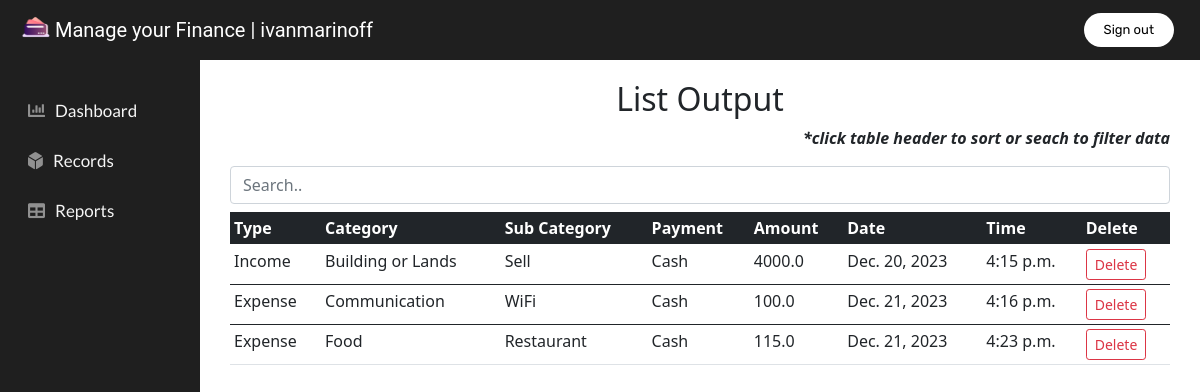
The app's page /reports/ (signed in) with its own data.
### wallet_app/wallet/models.py (models this page shows, shortened)
class RecordModel(models.Model):
    type = models.CharField(max_length=40)
    category = models.CharField(max_length=40)
    sub_category = models.CharField(max_length=40)
    payment = models.CharField(max_length=40)
    amount = models.FloatField()
    date = models.DateField()
    time = models.TimeField()

### wallet_app/wallet/views.py (the view)
# urls.py: path('reports/', views.reports, name='reports'),
@login_required(login_url='login')
def reports(request):
    posts = RecordModel.objects.all()
    context = {
        'posts': posts
    }
    return render(request, 'reports.html', context)

### templates/reports.html (shortened to what this page needs)
{% extends 'main.html' %}
{% block content %}
<div class="text-center mb-2">
    <h2> List Output </h2>
</div>
<p class="text-end fst-italic fw-bold">*click table header to sort or seach to filter data</p>
<input class="form-control mb-2" id="input" type="text" placeholder="Search..">
<div class="table-responsive">
  <table id="reports" class="table table-hover table-sm">
      <thead>
          <tr>
              <th class="table-dark" scope="col" onclick="sortTable(0)">Type</th>
              <th class="table-dark" scope="col" onclick="sortTable(1)">Category</th>
              <th class="table-dark" scope="col" onclick="sortTable(2)">Sub Category</th>
              <th class="table-dark" scope="col" onclick="sortTable(3)">Payment</th>
              <th class="table-dark" scope="col" onclick="sortTable(4)">Amount</th>
              <th class="table-dark" scope="col" onclick="sortTable(5)">Date</th>
              <th class="table-dark" scope="col" onclick="sortTable(6)">Time</th>
              <th class="table-dark" scope="col">Delete</th>
          </tr>
      </thead>
      {% for post in posts %}
      <tbody id="table">
          <tr>
              <td>{{post.type}}</td>
              <td>{{post.category}}</td>
              <td>{{post.sub_category}}</td>
              <td>{{post.payment}}</td>
              <td>{{post.amount}}</td>
              <td>{{post.date}}</td>
              <td>{{post.time}}</td>
              <td><a class="btn btn-outline-danger btn-sm" href="{% url 'delete' post.id %}" >Delete</a></td>
          </tr>
      </tbody>
      {% endfor %}
  </table>
</div>
{% endblock %}

### templates/main.html (shortened to what this page needs)
{% load static %}
<!DOCTYPE html>
<html>
<head>
    <link href="https://cdn.jsdelivr.net/npm/bootstrap@5.0.0-beta1/dist/css/bootstrap.min.css" rel="stylesheet">
    <link href="{% static '/css/main.css' %}" rel="stylesheet" type="text/css">
    <link rel="stylesheet" href="https://use.fontawesome.com/releases/v5.15.1/css/all.css">
</head>
<body>
    <nav class="navbar fixed-top navbar-custom" id="navbar">
            <a class="navbar-brand" href="{%url 'dashboard' %}">
                <img src="{% static '/images/wallet.png' %}" id="logo" alt="" width="30" height="24" class="d-inline-block align-top">
                Manage your Finance | {{request.user}}
            </a>
            <ul class="navbar-nav px-3 flex-row-reverse">
                <a class="nav-link" href="{%url 'logout' %}"><button>Sign out</button></a>
            </ul>
    </nav>
    <div class="container-fluid">
        <div class="row">
                <nav id="sidenav">
                    <ul class="nav flex-column">
                        <li class="nav-link active" id="sidetext"><a href="{%url 'dashboard' %}"><i class="fas fa-chart-bar nav-icon"></i>Dashboard</a></li>
                        <li class="nav-link active" id="sidetext"><a href="{%url 'records' %}"><i class="fas fa-dice-d6 nav-icon"></i>Records</a></li>
                        <li class="nav-link active" id="sidetext"><a href="{%url 'reports' %}"><i class="fas fa-table nav-icon"></i>Reports</a></li>
                    </ul>
                </nav>
                <div class="col" id="grid-right">
                    <div class="container-fluid">
                        {% block content %}
                        {% endblock %}
                    </div>
                </div>
        </div>
    </div>
</body>
</html>

### static/css/main.css (style rules this page uses)
.container-fluid { padding-left: 15px; padding-right: 15px; }
.navbar-brand { margin-left: 10px; font-family: 'Roboto', sans-serif; text-decoration: none; color: white; }
.navbar-custom { background-color: #1F1F1F; color: #f5f5f5; font-size: 17px; padding: 5px 10px; text-decoration: none; }
.nav-icon { padding-right: 10px; color: #909090; }
.nav-link { display: flex; height: 50px; }
.nav-link a { color: #f5f5f5; font-size: 17px; float: left; padding: 5px 0px; text-decoration: none; }
#grid-right { padding-top: 80px; margin-left: 200px; overflow: hidden; }
#sidenav { font-family: 'Lato', sans-serif; background-color: #1F1F1F; padding-top: 85px; width: 200px; height: 100vh; margin-left: -3px; position: fixed; }
button { font-family: 'Rubik', sans-serif; font-size: small; color: black; padding: 5px 20px; background-color: white; border: none; border-radius: 50px; cursor: pointer; transition: all 0.3x ease 0s; }

### records on screen
RecordModel: type "Income", category "Building or Lands", sub_category "Sell", payment "Cash", amount "4000.0", date "Dec. 20, 2023", time "4:15 p.m."
RecordModel: type "Expense", category "Communication", sub_category "WiFi", payment "Cash", amount "100.0", date "Dec. 21, 2023", time "4:16 p.m."
RecordModel: type "Expense", category "Food", sub_category "Restaurant", payment "Cash", amount "115.0", date "Dec. 21, 2023", time "4:23 p.m."

### other values on screen
{{ request.user }} "ivanmarinoff"
